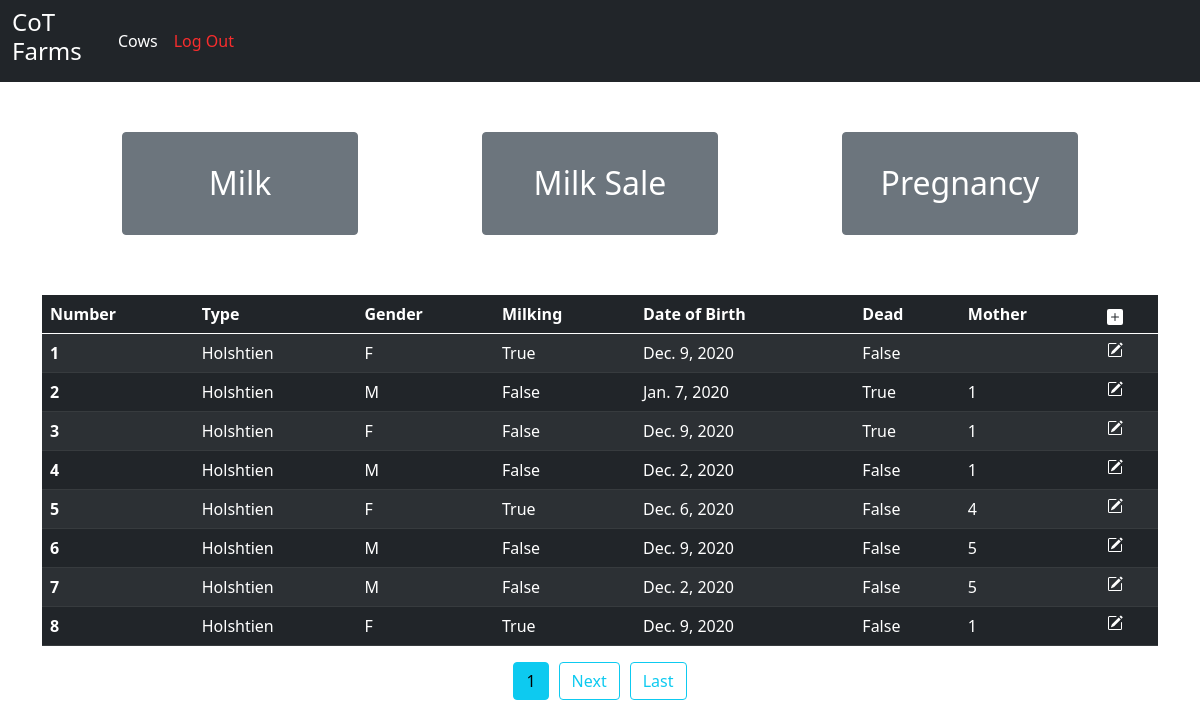
Screenshot of /Cows/ (signed in) with the database file from the repository.
### Manager/models.py (models this page shows, shortened)
class Cow(models.Model):
    Gender = (("M","MALE"),("F","FEMALE"))
    number = models.IntegerField(primary_key=True)
    dob = models.DateField()
    Type = models.ForeignKey(CowType, on_delete=models.SET_NULL, null=True)
    mother = models.ForeignKey("self", on_delete=models.SET_NULL, null=True, blank=True )
    gender = models.CharField(choices=Gender,max_length=1)
    dead = models.BooleanField(default=False)
    isMilking = models.BooleanField(default=False)

class CowType(models.Model):
    Type = models.CharField(max_length=30)
    def __str__(self):
        return self.Type

### Manager/views.py (the view)
# urls.py: path('', login_required(CowListView.as_view()), name='manager-cow-home'),
class CowListView(ListView):
    model = Cow
    template_name = 'Manager/Cows.html'
    context_object_name = "cows"
    ordering = ['number']
    paginate_by = 8

### Manager/templates/Manager/Cows.html (shortened to what this page needs)
{% extends "Manager/base.html" %}
{% block content %}
    <div style="padding: 30px;margin-bottom: 30px; padding-top: 0px;" class="row">
        <div class="col-md d-flex justify-content-center">
            <a href="{% url 'manager-cow-milk' %}" class="btn btn-secondary" style="padding: 8%; width: 70%; font-size: 200%;">Milk</a>
        </div>
        <div class="col-md d-flex justify-content-center">
            <button class="btn btn-secondary" style="padding: 8%; width: 70%; font-size: 200%;">Milk Sale</button>
        </div>
        <div class="col-md d-flex justify-content-center">
            <button class="btn btn-secondary" style="padding: 8%; width: 70%; font-size: 200%;">Pregnancy</button>
        </div>
    </div>
    <table class="table table-dark table-hover table-striped">
        <thead>
            <tr>
                <th scope="col">Number</th>
                <th scope="col">Type</th>
                <th scope="col">Gender</th>
                <th scope="col">Milking</th>
                <th scope="col">Date of Birth</th>
                <th scope="col">Dead</th>
                <th scope="col">Mother</th>
                <th scope="col">
                    <a type="button" href="{% url 'manager-cow-addcow' %}">
                        <svg xmlns="http://www.w3.org/2000/svg" width="16" height="16" fill="white" class="bi bi-plus-square-fill" viewBox="0 0 16 16">
                            <path d="M2 0a2 2 0 0 0-2 2v12a2 2 0 0 0 2 2h12a2 2 0 0 0 2-2V2a2 2 0 0 0-2-2H2zm6.5 4.5v3h3a.5.5 0 0 1 0 1h-3v3a.5.5 0 0 1-1 0v-3h-3a.5.5 0 0 1 0-1h3v-3a.5.5 0 0 1 1 0z"/>
                        </svg>
                    </a>
                </th>
            </tr>
        </thead>
        <tbody>
        {% for cow in cows %}
            <tr>
                <th scope="row">{{cow.number}}</th>
                <td>{{cow.Type}}</td>
                <td>{{cow.gender}}</td>
                <td>{{cow.isMilking}}</td>
                <td>{{cow.dob}}</td>
                <td>{{cow.dead}}</td>
                <td>{{cow.mother.number}}</td>
                <td>
                    <a type="button" href="{% url 'manager-cow-editcow' cow.number %}">
                    </a>
                </td>
            </tr>
        {% endfor %}
        </tbody>
    </table>
    <div class="d-flex justify-content-center">
        <a href="" class="btn btn-info" style="margin-left: 5px; margin-right: 5px;">{{ page_obj.number }}</a>
        {% if page_obj.has_next %}
            <a href="?page={{ page_obj.next_page_number }}" class="btn btn-outline-info" style="margin-left: 5px; margin-right: 5px;">Next</a>
            <a href="?page={{ page_obj.paginator.num_pages }}" class="btn btn-outline-info" style="margin-left: 5px; margin-right: 5px;">Last</a>
        {% endif %}
    </div>
{% endblock content %}

### rows the page displays
Cow: number "1", Type "Holshtien", gender "F", isMilking "True", dob "Dec. 9, 2020", dead "False"
Cow: number "2", Type "Holshtien", gender "M", isMilking "False", dob "Jan. 7, 2020", dead "True", mother.number "1"
Cow: number "3", Type "Holshtien", gender "F", isMilking "False", dob "Dec. 9, 2020", dead "True", mother.number "1"
Cow: number "4", Type "Holshtien", gender "M", isMilking "False", dob "Dec. 2, 2020", dead "False", mother.number "1"
Cow: number "5", Type "Holshtien", gender "F", isMilking "True", dob "Dec. 6, 2020", dead "False", mother.number "4"
Cow: number "6", Type "Holshtien", gender "M", isMilking "False", dob "Dec. 9, 2020", dead "False", mother.number "5"
Cow: number "7", Type "Holshtien", gender "M", isMilking "False", dob "Dec. 2, 2020", dead "False", mother.number "5"
Cow: number "8", Type "Holshtien", gender "F", isMilking "True", dob "Dec. 9, 2020", dead "False", mother.number "1"

### other values shown
{{ page_obj.number }} "1"
